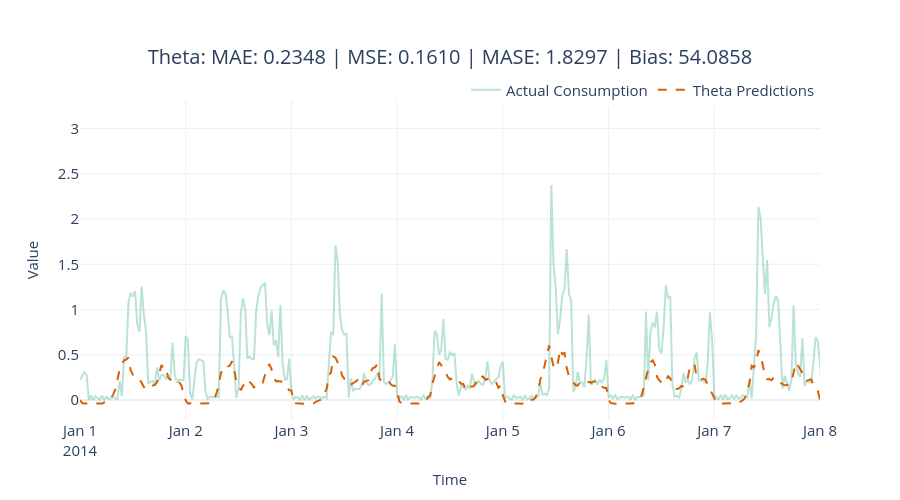

Notebook cell for this chart:
### Code cell
fig = plot_forecast(pred_df, forecast_columns=["theta_predictions"], forecast_display_names=['Theta Predictions'])
fig = format_plot(fig, title=f"Theta: MAE: {metrics['MAE']:.4f} | MSE: {metrics['MSE']:.4f} | MASE: {metrics['MASE']:.4f} | Bias: {metrics['Forecast Bias']:.4f}")
fig.update_xaxes(type="date", range=["2014-01-01", "2014-01-08"])
fig.show()

### Figure 1 — Plotly figure (JSON) as saved in the notebook; plotly's stock layout.template omitted (floating-point values rounded to 4 significant figures; data arrays with more than 128 entries replaced by an {"elided": "..."} marker saying what was removed)
{"data": [{"line": {"color": "rgba(27,158,119, 0.3)"}, "mode": "lines", "name": "Actual Consumption", "type": "scatter", "x": {"elided": "1488 str values"}, "y": {"elided": "1488 float values"}}, {"line": {"color": "rgba(217,95,2, 1)", "dash": "dash"}, "mode": "lines", "name": "Theta Predictions", "type": "scatter", "x": {"elided": "1488 str values"}, "y": {"elided": "1488 float values"}}], "layout": {"autosize": false, "height": 500, "legend": {"font": {"size": 15}, "orientation": "h", "title": {}, "x": 1, "xanchor": "right", "y": 0.98, "yanchor": "bottom"}, "title": {"font": {"size": 20}, "text": "Theta: MAE: 0.2348 | MSE: 0.1610 | MASE: 1.8297 | Bias: 54.0858", "x": 0.5, "xanchor": "center", "yanchor": "top"}, "width": 900, "xaxis": {"range": ["2014-01-01", "2014-01-08"], "tickfont": {"size": 15}, "title": {"font": {"size": 15}, "text": "Time"}, "type": "date"}, "yaxis": {"tickfont": {"size": 15}, "title": {"font": {"size": 15}, "text": "Value"}}}}
